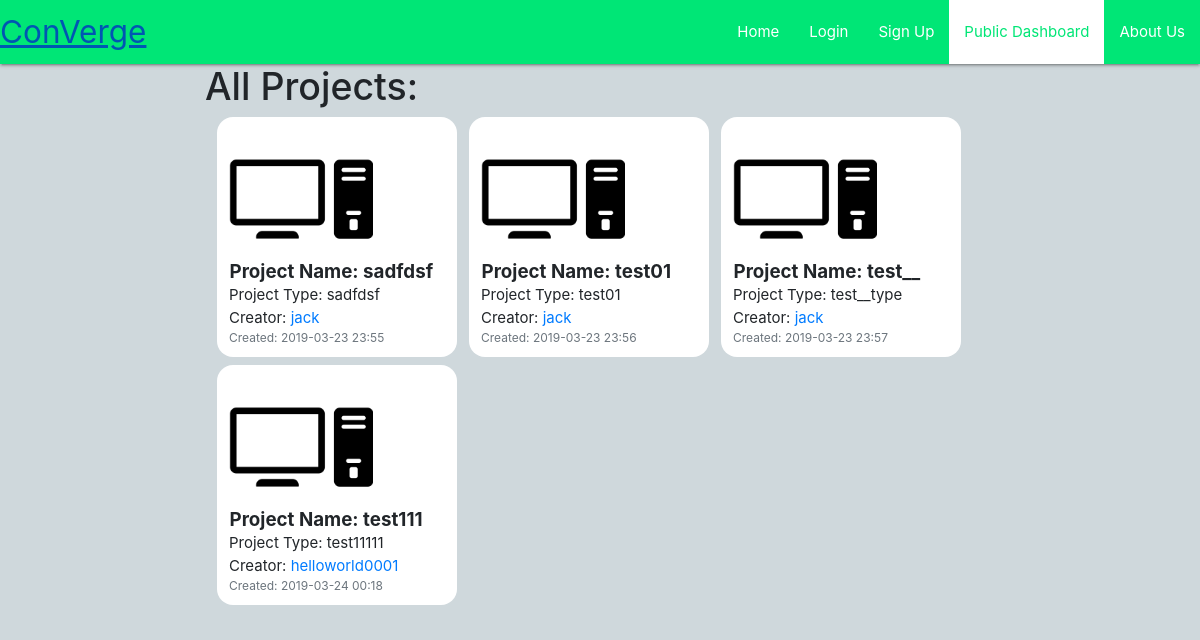
/publicDashboard/, run on an earlier commit of the app's database.
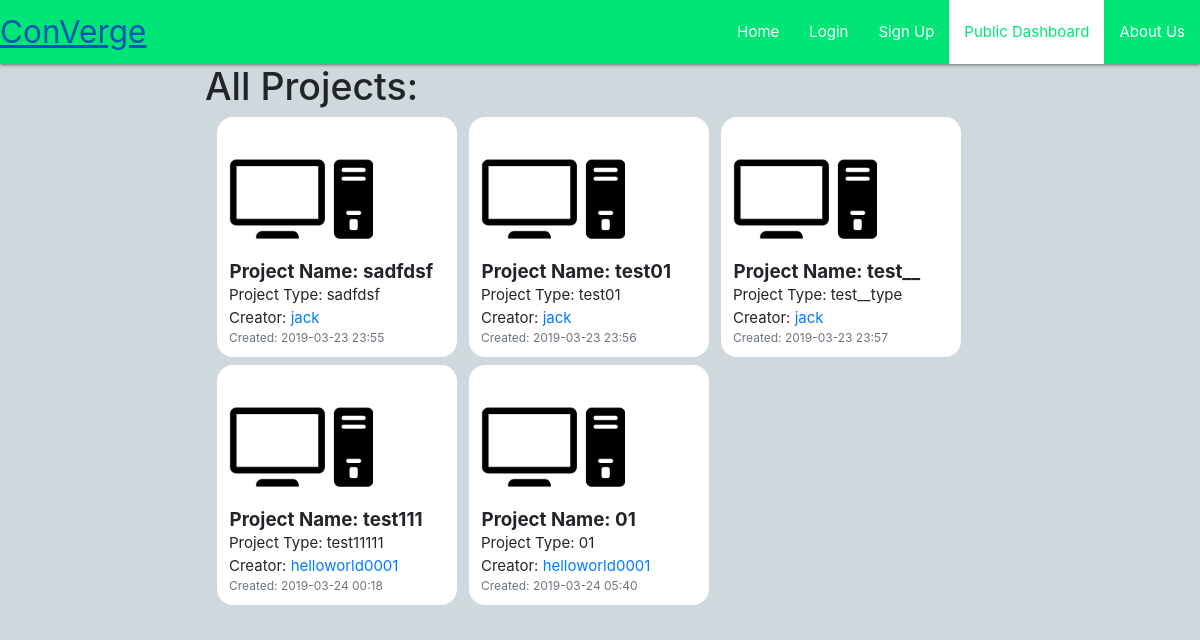
And on a later commit of the database.
### users/models.py (models this page shows, shortened)
class Project(models.Model):
      dateTime = models.CharField(max_length=100)
      creator = models.ForeignKey(Profile, on_delete=models.CASCADE)
      projectName = models.CharField(max_length=100)
      projectType = models.CharField(max_length=100)
      projectPicture = models.ImageField(default='pics/defaultProject.png',upload_to='pics/')

class Profile(models.Model):
    user = models.OneToOneField(User, on_delete=models.CASCADE) #pics is the directory in the MEDIA directory to be saved
    image = models.ImageField(default='pics/default.png',upload_to='pics/') #needs pillow to be installed

### users/views.py (the view)
# urls.py: path('publicDashboard/',user_views.dashboard,name="dash"),
def dashboard(request):
    projects = Project.objects.all() #from db
    return render(request,'users/dashboard.html',{'proj':projects})

### users/templates/users/dashboard.html (shortened to what this page needs)
{% extends "main/header.html" %}
{% block content%}
<div class="row" id="main1">
  <div class="col-2"></div>
  <div class="col-9">
    <div>
      <h1>All Projects: </h1>
      {% for x in proj %}
      <div class="media1">
        <img class="account-img" src="{{x.projectPicture.url}}">
        <div>
          <h5><strong>Project Name: {{x.projectName}}</strong></h5>
          <p>Project Type: {{x.projectType}}</p>
          <p>Creator: <a href="/allUsers?name1={{x.creator.user}}"> {{x.creator.user}} </a></p>
          <p class="text-muted small">Created: {{x.dateTime}}</p>
        </div>
      </div>
      {% endfor %}
    </div>
  </div>
</div>
{% endblock%}

### main/templates/main/header.html (shortened to what this page needs)
<head>
  {% load static %}
    <link rel="stylesheet" href="https://cdnjs.cloudflare.com/ajax/libs/materialize/1.0.0/css/materialize.min.css">
<link rel="stylesheet" href="https://stackpath.bootstrapcdn.com/bootstrap/4.3.1/css/bootstrap.min.css">
</head>
<body class="blue-grey lighten-4">
  <nav>
    <div class="nav-wrapper green accent-3">
      <a href="#" class="brand-logo">ConVerge</a>
      <ul id="nav-mobile" class="right hide-on-med-and-down">
        <li><a id="home" href="/">Home</a></li>
        {% if user.is_authenticated %}
        <li><a id="logout" href="/logout">Logout</a></li>
        <li><a id="profiles" href="/profiles">View Your Profile</a></li>
        <li><a id="createProject" href="/createProject">Create a new Project</a></li>
        {% else %}
        <li><a id="login" href="/login">Login</a></li>
        <li><a id="register" href="/register">Sign Up</a></li>
        {% endif %}
        <li><a id="publicDashboard" href="/publicDashboard">Public Dashboard</a></li>
        <li><a id="aboutUs" href="collapsible.html">About Us</a></li>
      </ul>
    </div>
  </nav>
  {% block content%}
  {% endblock%}
</body>

### users/templates/users/dashboard.html (style rules this page uses)
.account-img { height: 18vh; }
.media1 { float: left; background-color:white; width: 20vw; height: 20vw; border-radius: 2vh; margin-left: 1vw; margin-bottom: 1vh; padding-left:1vw; }
p { margin: 0px; }
h5 { margin: .5px; }

What changed in the data, as far as the page shows it:
added Project: projectPicture (placeholder picture), projectName "01", projectType "01", creator.user "helloworld0001", dateTime "2019-03-24 05:40"
